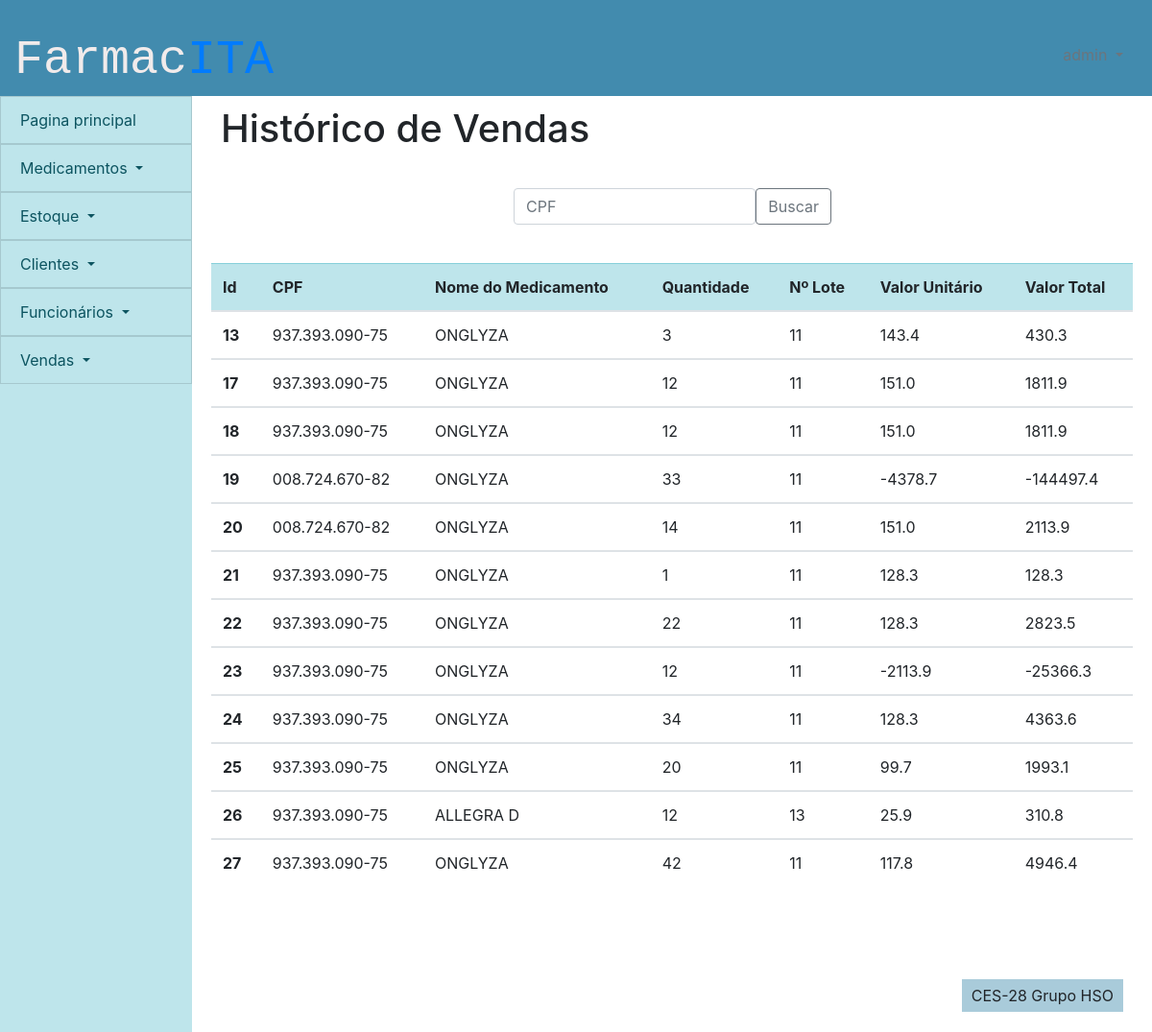
/financeiro/historico_vendas (signed in), run on an earlier commit of the app's database.
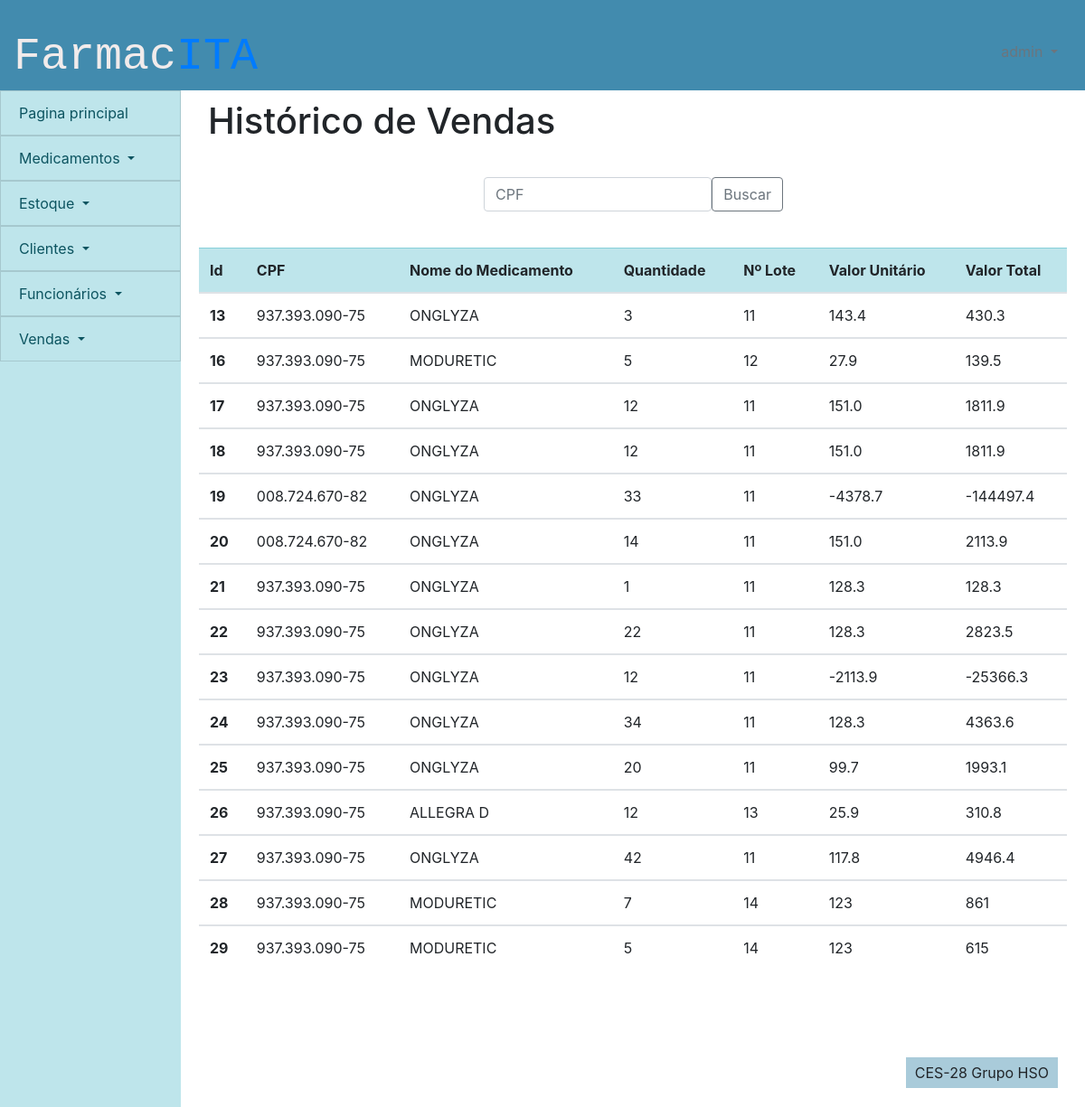
And on a later commit of the database.
### financeiro/models.py (models this page shows)
class ordem_de_venda(models.Model):
    id_ordem_de_venda = models.AutoField(primary_key=True)
    id_cliente = models.ForeignKey(cliente,on_delete=models.PROTECT)
    id_lote_medicamento = models.ForeignKey(lote_medicamento,on_delete=models.PROTECT)
    quantidade = models.IntegerField(default = 0)
    desconto =  models.BooleanField(default=False)
    venda =  models.BooleanField(default=False)
    ativo = models.BooleanField(default=True)
    data_de_venda = models.DateField(auto_now=False,auto_now_add=False,null=True)
    percentual_desconto = models.DecimalField(max_digits=40,decimal_places=2,default=0)
    preco_desconto = models.DecimalField(max_digits=40,decimal_places=2,null=True)
    valor_total_venda = models.DecimalField(max_digits=40,decimal_places=2,null=True)

### pessoas/models.py (models this page shows)
class cliente(models.Model):
    id_cliente = models.AutoField(primary_key=True)
    nome_cliente = models.CharField(max_length=100)
    cpf = models.CharField(max_length=14)
    telefone = models.CharField(max_length=15)
    data_nascimento = models.DateField(default=datetime.now)
    ativo = models.BooleanField(default=True)
    class Meta:
        db_table = 'clientes'

### controle_estoque/models.py (models this page shows)
class lote_medicamento(models.Model):
    id_lote_medicamento = models.AutoField(primary_key=True)
    id_medicamento = models.ForeignKey(medicamento,on_delete=models.PROTECT)
    id_fornecedor = models.ForeignKey(fornecedor,on_delete=models.PROTECT)
    preco = models.DecimalField(max_digits=40,decimal_places=2)
    quantidade_de_caixas = models.CharField(max_length=100)
    quantidade_por_caixa = models.CharField(max_length=100)
    dosagem = models.CharField(max_length=100)
    data_de_validade = models.DateField(auto_now=False,auto_now_add=False,null=False)
    industria_farmaceutica = models.CharField(max_length=100)
    excluido = models.BooleanField(default=False)
    class Meta:
        db_table = 'lote_medicamento'

### cadastro_medicamentos/models.py (models this page shows)
class medicamento(models.Model):
    id_medicamento = models.AutoField(primary_key=True)
    nome_medicamento = models.CharField(max_length=100)
    classificacao = models.CharField(max_length=100, default='Sem tarja')
    principio_ativo = models.CharField(max_length=100)
    excluido = models.BooleanField(default=False)
    def __str__(self):
        return self.nome_medicamento

### financeiro/views.py (the view)
# urls.py: path('historico_vendas',views.historico_vendas, name = 'historico_vendas'),
def historico_vendas(request):
    check, retorno = checar_cargo(request)
    if check:
        return retorno
    cargo = funcionario.objects.get(user=request.user).cargo
    lista = ordem_de_venda.objects.filter(venda=True)
    if request.method == "POST":
        p = request.POST
        cpf = p.get("cpf")
        id_cliente = cliente.objects.filter(cpf__icontains = cpf)
        lista = ordem_de_venda.objects.filter(venda=True,id_cliente__in=id_cliente)
    else:
        lista = ordem_de_venda.objects.filter(venda=True)
    return render(request, 'financeiro/pagina_historico_de_vendas.html', {"lista":lista,'cargo':cargo})

### financeiro/views.py (called while the page is built)
def checar_cargo(request):
    user = request.user
    if user.is_anonymous:
        return True, redirect('/')
    else:
        cargo = funcionario.objects.get(user=request.user).cargo
        if cargo == 'Farmacêutico':
            return True, render(request,'sem_permissao.html',{'cargo':cargo})
    return False, False

### frontend/financeiro/pagina_historico_de_vendas.html (shortened to what this page needs)
{% extends 'template/padrao.html' %}
{%block titulo-conteudo %}
Histórico de Vendas
{% endblock %}
{% block content %}
{% load static %}
<div>
    <div class="row formulario">
        <div class="col-sm-12">
            <div>
                <form method="POST" autocomplete="off">
                    <div class="input-group-prepend">
                        <input type="text" class="form-control" placeholder="CPF" name="cpf" onkeydown="javascript: fMasc( this, mCPF )" onblur="testa_cpf(this)" maxlength=14>
                    <button class="btn btn-outline-secondary" type="submit" id="button-addon1">Buscar</button>
                    </div>
                    </form>
            </div>
        </div>
    </div>
    <div class="tabela">
        <table class="table table-hover">
            <thead class="table-info">
                <tr>
                    <th scope="col">Id</th>
                    <th scope="col">CPF</th>
                    <th scope="col">Nome do Medicamento</th>
                    <th scope="col">Quantidade</th>
                    <th scope="col">Nº Lote</th>
                    <th scope="col">Valor Unitário</th>
                    <th scope="col">Valor Total</th>
                </tr>
            </thead>
            {% for i in lista %}
            <tbody>
                <tr class={{i.id}}>
                    <th scope="row">{{i.id_ordem_de_venda}}</th>
                    <td class = "CPF">{{i.id_cliente.cpf}}</td>
                    <td class = "Nome">{{i.id_lote_medicamento.id_medicamento}}</td>
                    <td class = "Quantidade">{{i.quantidade}}</td>
                    <td class = "Nº Lote">{{i.id_lote_medicamento.id_lote_medicamento}}</td>
                    <td class = "Valor Unitário">{{i.preco_desconto | floatformat }}</td>
                    <td class = "Valor Total">
                        {{i.valor_total_venda | floatformat}}</td>
                </tr>
            </tbody>
            {% endfor %}
        </table>
    </div>
</div>
{% endblock %}

### frontend/template/padrao.html (shortened to what this page needs)
{% load static %}
<!DOCTYPE html>
<html lang="en">
<head>
    <link href="{% static 'bootstrap-4.5.3-dist/css/bootstrap.css' %}" rel="stylesheet">
    <link href="{% static '_css/style.css' %}" rel="stylesheet">
</head>
<body>
    <div id="header">
        <div class="row">
            <div class="text-left titulo">
                <p class="logo">Farmac<span class="logo-span">ITA</span></p>
            </div>
        </div>
        <div class="usuario dropdown text-right">
            <a class="dropdown-toggle text-secondary" href="#" role="button" id="dropdownusuario" data-toggle="dropdown"
                aria-haspopup="true" aria-expanded="false">
            </a>
        </div>
    </div>
    <nav class="list-group-item-info" id="menu">
        <div class="dropdown">
            <a class="list-group-item list-group-item-action list-group-item-info dropdown-item"
            role="button" id="dropdownprincipal"  aria-expanded="false" href="/pessoas/pagina_principal" >
                 Pagina principal
            </a>
        </div>
        <div class="dropdown">
            <a class="list-group-item list-group-item-action list-group-item-info dropdown-toggle" href="#"
                role="button" id="dropdownmedicamentos" data-toggle="dropdown" aria-haspopup="true" aria-expanded="false">
                Medicamentos
            </a>
        </div>
        <div class="dropdown">
            <a class="list-group-item list-group-item-action list-group-item-info dropdown-toggle" href="#"
                role="button" id="dropdownestoque" data-toggle="dropdown" aria-haspopup="true" aria-expanded="false">
                Estoque
            </a>
        </div>
        <div class="dropdown">
            <a class="list-group-item list-group-item-action list-group-item-info dropdown-toggle" href="#"
                role="button" id="dropdownclientes" data-toggle="dropdown" aria-haspopup="true" aria-expanded="false">
                Clientes
            </a>
        </div>
        <div class="dropdown">
            <a class="list-group-item list-group-item-action list-group-item-info dropdown-toggle" href="#"
                role="button" id="dropdownfuncionarios" data-toggle="dropdown" aria-haspopup="true" aria-expanded="false">
                Funcionários
            </a>
        </div>
        <div class="dropdown">
            <a class="list-group-item list-group-item-action list-group-item-info dropdown-toggle" href="#"
                role="button" id="dropdownvendas" data-toggle="dropdown" aria-haspopup="true" aria-expanded="false">
                Vendas
            </a>
        </div>
    </nav>
    <div id="content">
        <div class="titulo_pagina">
            <h1 class="h1">
                {% block titulo-conteudo %}
                {% endblock %}
            </h1>
        </div>
        <div>
        {% block content %}
        {% endblock %}
        </div>
    </div>
    <div id="footer">
        <p class="rodape-texto align-text-bottom">CES-28 Grupo HSO</p>
    </div>
</body>
</html>

### static/_css/style.css (style rules this page uses)
:root { --bdazzled-blue: #3d5a80ff; --pale-cerulean: #98c1d9ff; --light-cyan: rgb(240, 254, 255); --burnt-sienna: #6BA368; --gunmetal: #515B3A; --header-height:100px; --menu-width:200px; --footer-height:100px; --form-width:400px; --table-width: 1000px; }
.logo { font-size: 50px; font-family: monospace; color: rgb(241, 235, 235); }
.logo-span { color: var(--primary); }
.formulario { width: var(--form-width); margin: 0 auto ; padding: 20px; }
.tabela { width: var(--table-width); padding: 20px; margin: 0 auto; }
body { display: grid; grid-template-columns: var(--menu-width) 1fr; grid-template-rows: var(--header-height) 1fr var(--footer-height); grid-template-areas: " cabeca cabeca" " links conteudo" " links rodape" ; height: 100vh; }
.usuario { padding: 45px 30px; color: white; }
.titulo { padding: 25px 30px ; }
div#header { display:grid; grid-template-columns: 1fr 1fr; grid-area: cabeca; background-color: #428bae }
nav#menu { grid-area: links ; }
div#content { grid-area: conteudo; }
div#footer { padding-top: 45px ; text-align: center; grid-area: rodape; }
.rodape-texto { float:right; width: auto; margin-right: 30px; padding: 5px 10px ; background-color: #428cae73 }
.titulo_pagina { padding: 10px 30px; }

What changed in the data, as far as the page shows it:
now on this page (row edited): ordem_de_venda: id_ordem_de_venda "16", id_cliente.cpf "937.393.090-75", id_lote_medicamento.id_medicamento "MODURETIC", quantidade "5", id_lote_medicamento.id_lote_medicamento "12", preco_desconto "27.9", valor_total_venda "139.5"
added ordem_de_venda: id_ordem_de_venda "28", id_cliente.cpf "937.393.090-75", id_lote_medicamento.id_medicamento "MODURETIC", quantidade "7", id_lote_medicamento.id_lote_medicamento "14", preco_desconto "123", valor_total_venda "861"
added ordem_de_venda: id_ordem_de_venda "29", id_cliente.cpf "937.393.090-75", id_lote_medicamento.id_medicamento "MODURETIC", quantidade "5", id_lote_medicamento.id_lote_medicamento "14", preco_desconto "123", valor_total_venda "615"
